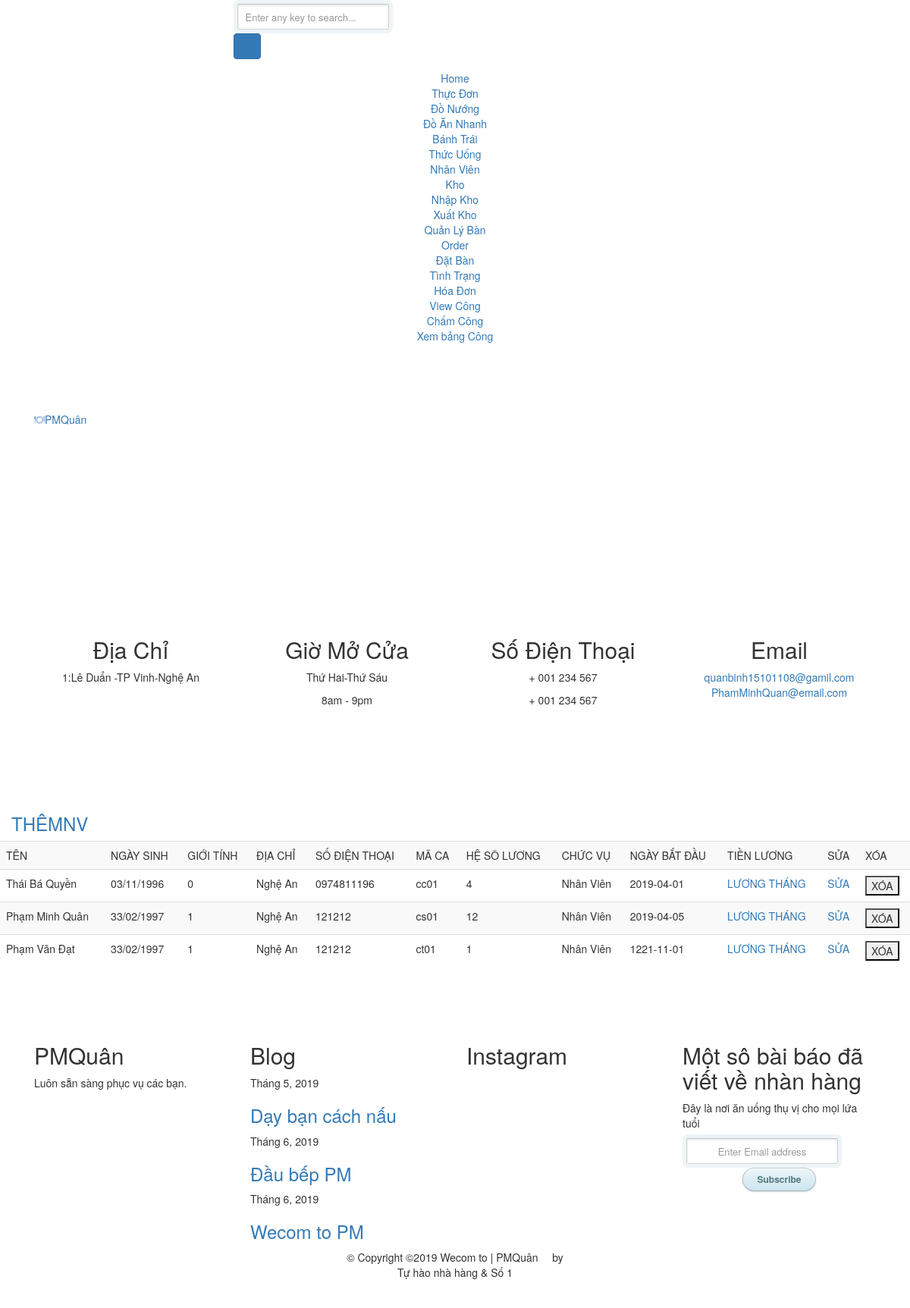
Page /NhanVien.php on the committed database.
### tables this page shows
CREATE TABLE IF NOT EXISTS `tblnhanvien` (
`Manhanvien` int(10) NOT NULL,
  `Tennhanvien` varchar(50) DEFAULT NULL,
  `Ngaysinh` varchar(50) DEFAULT NULL,
  `Gioitinh` int(11) DEFAULT NULL,
  `Diachi` varchar(100) DEFAULT NULL,
  `Sodienthoai` varchar(11) DEFAULT NULL,
  `Chucvu` varchar(50) DEFAULT NULL,
  `Maca` varchar(10) DEFAULT NULL,
  `hesoluong` int(11) DEFAULT NULL,
  `Ngaybatdau` date DEFAULT NULL,
  `Mabophan` char(10) DEFAULT NULL
);

### NhanVien/listnv.php (the view, shortened to what this page needs)
<?php
    if(!isset($_POST["tennv"])){
        $con=Ketnoi();
        mysqli_set_charset($con, 'UTF8');
		$str1='<table class="table table-striped">
				<tr>
					<th scope="col">TÊN</th>
					<th scope="col">NGÀY SINH</th>
					<th scope="col">GIỚI TÍNH</th>
					<th scope="col">ĐỊA CHỈ</th>
					<th scope="col">SỐ ĐIỆN THOẠI</th>
					<th scope="col">MÃ CA</th>
					<th scope="col">HỆ SÔ LƯƠNG</th>
					<th scope="col">CHỨC VỤ</th>
					<th scope="col">NGÀY BẮT ĐẦU</th>
					<th scope="col">TIỀN LƯƠNG</th>
					<th scope="col">SỬA</th>
					<th scope="col">XÓA</th>
				</tr>';
				$resul=$con->query("select * from tblnhanvien");
				while($data = $resul->fetch_assoc()){
					$str1 .='<tr>
					<td>'.$data["Tennhanvien"].'</td>
					<td>'.$data["Ngaysinh"].'</td>
					<td>'.$data["Gioitinh"].'</td>
					<td>'.$data["Diachi"].'</td>
					<td>'.$data["Sodienthoai"].'</td>
					<td>'.$data["Maca"].'</td>
					<td>'.$data["hesoluong"].'</td>
					<td>'.$data["Chucvu"].'</td>
					<td>'.$data["Ngaybatdau"].'</td>
					<td><a href="NhanVien/luongthang.php">LƯƠNG THÁNG</a></td>
					<td><a href="NhanVien/suanv.php?id='.$data["Manhanvien"].'">SỬA</a></td>
					<td><button type="button" stt="'.$data["Manhanvien"].'" class="btnxoa">XÓA</button></td>
				</tr>';
				}
				$str1 .='</table>';
                echo $str1;
        }
?>

### css/style.css (style rules this page uses)
html, body, div, span, applet, object, iframe, h1, h2, h3, h4, h5, h6, p, blockquote, pre, a, abbr, acronym, address, big, cite, code, del, dfn, em, img, ins, kbd, q, s, samp, small, strike, strong, sub, sup, tt, var, b, u, i, center, dl, dt, dd, ol, ul, li, fieldset, form, label, legend, table, caption, tbody, tfoot, thead, tr, th, td, article, aside, canvas, details, embed, figure, figcaption, footer, header, hgroup, menu, nav, output, ruby, section, summary, time, mark, audio, video { margin: 0; padding: 0; border: 0; font-size: 100%; font: inherit; vertical-align: baseline; }
body { line-height: 1; }
table { border-collapse: collapse; border-spacing: 0; }
body { font: 13px/20px 'Lucida Grande', Tahoma, Verdana, sans-serif; color: #404040; background: #0ca3d2; }

### rows in the picture
tblnhanvien: Tennhanvien "Thái Bá Quyền", Ngaysinh "03/11/1996", Gioitinh "0", Diachi "Nghệ An", Sodienthoai "0974811196", Maca "cc01", hesoluong "4", Chucvu "Nhân Viên", Ngaybatdau "2019-04-01"
tblnhanvien: Tennhanvien "Phạm Minh Quân", Ngaysinh "33/02/1997", Gioitinh "1", Diachi "Nghệ An", Sodienthoai "121212", Maca "cs01", hesoluong "12", Chucvu "Nhân Viên", Ngaybatdau "2019-04-05"
tblnhanvien: Tennhanvien "Phạm Văn Đạt", Ngaysinh "33/02/1997", Gioitinh "1", Diachi "Nghệ An", Sodienthoai "121212", Maca "ct01", hesoluong "1", Chucvu "Nhân Viên", Ngaybatdau "1221-11-01"
